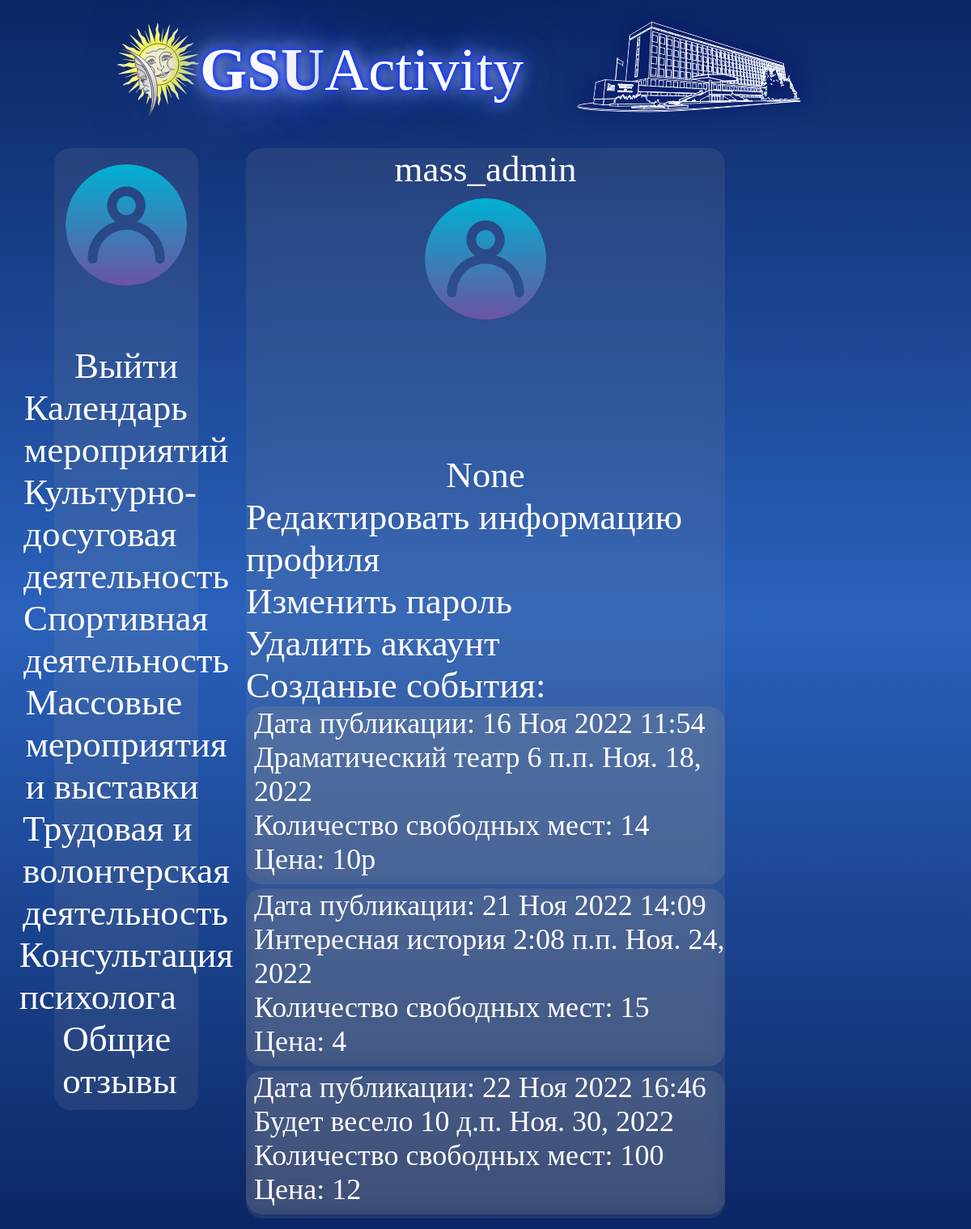
The app's page /accounts/profile/ (signed in), older data.
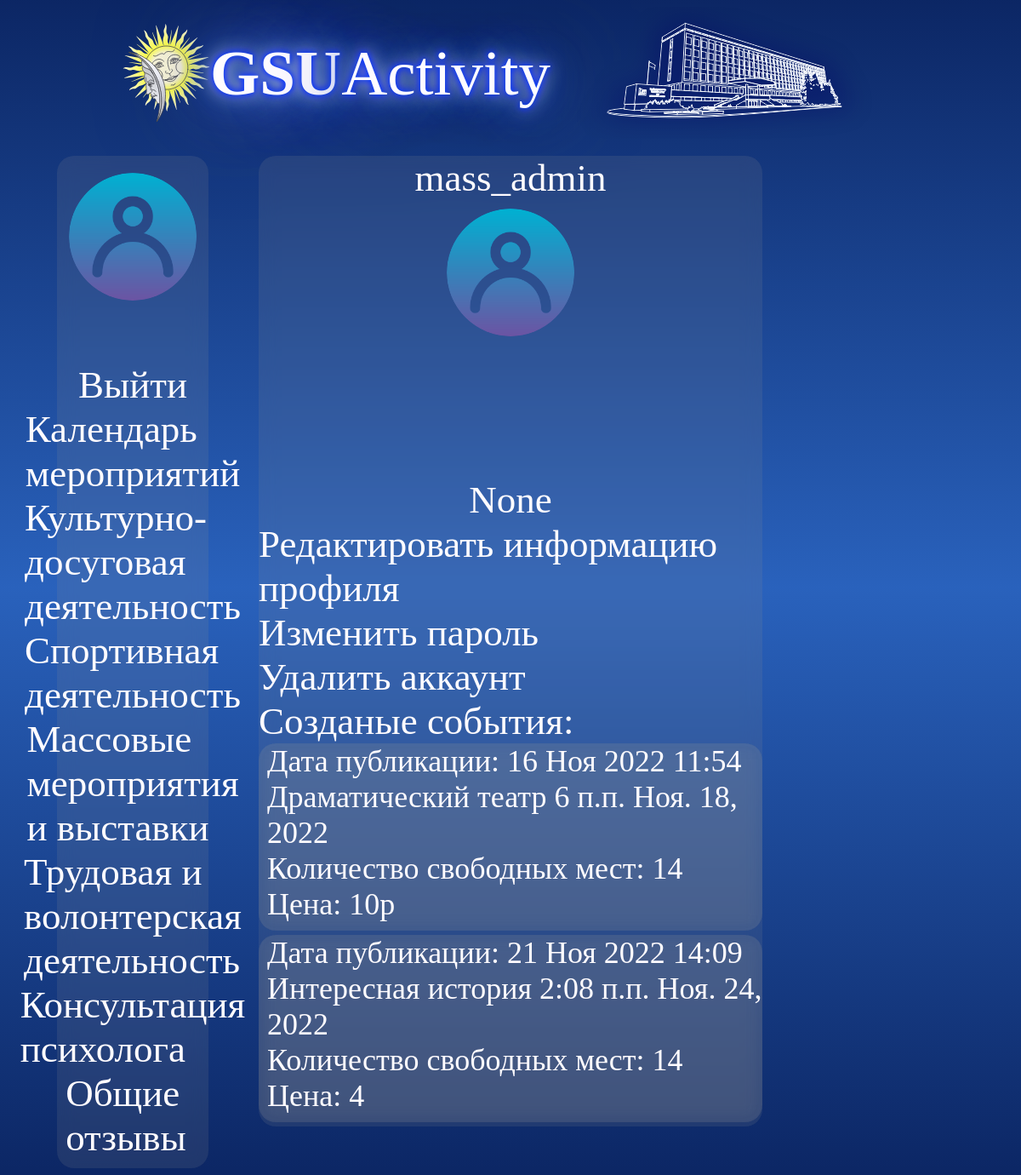
The same page, newer data.
### news/models.py (models this page shows, shortened)
class AdvUser(AbstractUser):
    fac = (
        ('bio','Биологический факультет'),
        ('geo','Геолого-географический факультет'),
        ('ist','Факультет истории и межкультурных коммуникаций'),
        ('in','Факультет иностранных языков'),
        ('mat','Факультет математитики и ТП'),
        ('psi','Факультет психологии и педагогики'),
        ('fiz','Факультет физики и ИТ'),
        ('ffk','Факультет физической культуры'),
        ('fil','Филологический факультет'),
        ('eko','Экономический факультет'),
        ('yr','Юридичесий факультет'),
        )
    is_activated = models.BooleanField(default=True, db_index=True,verbose_name='Прошел активацию?')
    avatar = models.ImageField(null=True, blank=True, upload_to="image/profile/")
    phone_num = models.CharField(unique = True, null = True, blank = False, max_length=13)
    faculty = models.CharField(null = True, blank =False,choices=fac,max_length=50)
    group = models.CharField(null = True, blank = False,max_length=10)
    class Meta(AbstractUser.Meta):
        pass

class Post(models.Model):
    tag = (
        ('cult','Культурно-досуговая деятельность'),
        ('sport','Спортивная деятельность'),
        ('mass','Массовые мероприятия и выставки'),
        ('trud','Трудовая и волонтерская деятельность'),
        )
    name = models.CharField(null=True, blank=False,max_length=100)
    content = models.TextField(null=True, blank=False)
    image = models.ImageField(upload_to='image/%Y/%m/%d/', blank=True, null=True)
    file = models.FileField(upload_to='files/%Y/%m/%d/', blank=True, null=True)
    video = models.FileField(upload_to='video/%Y/%m/%d/', blank=True, null=True)
    audio = models.FileField(upload_to='audio/%Y/%m/%d/', blank=True, null=True)
    author = models.ForeignKey(AdvUser, on_delete=models.CASCADE, null=True)
    pubdate = models.DateTimeField(auto_now_add=True, db_index=True, verbose_name='Publication date')
    eventtime = models.TimeField(db_index=True,null=True,blank=False)
    eventdate = models.DateField(db_index=True,null=True,blank=False)
    stoim = models.CharField(null = True, blank = False, max_length=10)
    mesta = models.IntegerField(null = True, blank = False,default=2,validators=[MinValueValidator(0)])
    tags = models.CharField( blank = False,choices=tag, max_length=50)
    zapisi = models.ManyToManyField(AdvUser, related_name='Записаные',blank=True)
    class Meta:
        verbose_name_plural = 'События'
        verbose_name = 'Событие'
        ordering = ['eventdate']

### news/views.py (the view)
# urls.py: path('accounts/profile/', profile, name='profile'),
@login_required
def profile(request):
    posts = Post.objects.filter(zapisi=request.user.id)
    vists = Vist.objects.filter(zapisi=request.user.id)
    your_posts = Post.objects.filter(author=request.user.pk)
    a = date.today()
    b = a + timedelta(days=1)
    return render(request, 'news/profile.html', {'vists': vists,'posts': posts,'your_posts':your_posts,'a':a,'b':b})

### news/templates/news/profile.html (shortened to what this page needs)
{% extends "layout/basic.html" %}
{% block content %}
<div class="profile">
	{{user.username }}
	{% if user.avatar %}
      <img class="avatar" src="{{ user.avatar.url }}"><br><br>
    {% else %}
      <img class="avatar" src="\static\news\user.png"><br><br>
    {% endif %}
	{{user.first_name}} {{user.last_name}}<br>
	{{user.phone_num}}<br>
	<div>
		<a href="{% url 'news:profile_change' %}"  class="link">Редактировать информацию профиля</a><br>
		<a href="{% url 'news:password_change' %}"  class="link">Изменить пароль</a><br>
		<a href="{% url 'news:profile_delete' %}"  class="link">Удалить аккаунт</a><br>
		{% if user.is_superuser == 1 %}
		Созданые события:<br>
		<div>
			{% if your_posts %}
			{% for post in your_posts %}
				<div class="post">
						<div class="post-content">
							Дата публикации: {{ post.pubdate|date:"d M Y H:i" }}<br>
							{{ post.content}}  {{ post.eventtime }} {{ post.eventdate }}<br>
							Количество свободных мест: {{ post.mesta }}<br>
							Цена: {{ post.stoim }}<br>
						</div>
					</div>
			{% endfor %}
			{% endif %}
		</div>
		{% endif %}
	</div>
</div>
{% endblock %}

### news/templates/layout/basic.html (shortened to what this page needs)
{% load static %}
<!DOCTYPE html>
<html>
<head>
	<link rel="stylesheet" type="text/css" href="{% static 'news/style.css' %}">
</head>
<body>
	<header>
		<img src="\static\news\logo.svg"><a href="{% url 'news:index' %} " class="link"><strong>GSU</strong>Activity</a><img src="\static\news\building.png">
	</header>
		<div class="content">
			<nav class="nav">
				<div class="nav-a">
					{% if user.is_authenticated %}
					<a href="{% url 'news:profile' %}" class="link">
						{% if user.avatar %}
      						<img class="avatar" src="{{ user.avatar.url }}"><br><br>
    					{% else %}
      						<img class="avatar" src="\static\news\user.png"><br><br>
    					{% endif %}
			    	</a>
					<a href="{% url 'news:logout' %}" class="link">Выйти</a>
					{% else %}
					<a href="{% url 'news:login' %}" class="link">Войти</a>
					<a href="{% url 'news:register' %}" class="link">Регистрация</a>
					{% endif %}
					<a href="{% url 'news:index' %}" class="link">Календарь мероприятий</a>
					<a href="{% url 'news:cult' %}" class="link">Культурно-досуговая деятельность</a>
					<a href="{% url 'news:sport' %}" class="link">Спортивная деятельность</a>
					<a href="{% url 'news:mass' %}" class="link">Массовые мероприятия и выставки</a>
					<a href="{% url 'news:trud' %}" class="link">Трудовая и волонтерская деятельность</a>
					<a href="{% url 'news:consult' %}" class="link">Консультация психолога</a>
					<a href="{% url 'news:otz' %}" class="link">Общие отзывы</a>
				</div>
			</nav>
			<section>
				{% block content %}
				{% endblock %}
			</section>
		</div>
</body>
</html>

### news/static/news/style.css (style rules this page uses)
body { font-size: 150px; background: hsla(222, 79%, 22%, 1); background: linear-gradient(90deg, hsla(222, 79%, 22%, 1) 0%, hsla(217, 64%, 45%, 1) 50%, hsla(222, 79%, 22%, 1) 100%); background: -moz-linear-gradient(90deg, hsla(222, 79%, 22%, 1) 0%, hsla(217, 64%, 45%, 1) 50%, hsla(222, 79%, 22%, 1) 100%); background: -webkit-linear-gradient(90deg, hsla(222, 79%, 22%, 1) 0%, hsla(217, 64%, 45%, 1) 50%, hsla(222, 79%, 22%, 1) 100%); filter: progid: DXImageTransform.Microsoft.gradient( startColorstr="#0C2766", endColorstr="#2961BC", GradientType=1 ); background-attachment: fixed; background-size: cover; }
header { display: flex; justify-content: center; align-items: center; font-size: 50%; color: #fffcff; text-shadow: 0 0 7px #004bff, 0 0 10px #1400ff, 0 0 21px #fff, 0 0 42px #0158ff, 0 0 82px #0437ff, 0 0 92px #f7ff00, 0 0 102px #0028ff, 0 0 151px #3352ff; }
.content { display: flex; flex-direction: row; margin-top: 20px; color: #fffcff; }
.nav { font-size: 30%; width: 25%; }
.nav-a { display: flex; backdrop-filter: blur(10px); background: rgba(150, 150, 150, 0.15); flex-direction: column; align-items: center; padding: 10px 10px 10px; margin-right: 20%; margin-left: 20%; border-radius: 20px; }
section { display: flex; flex-direction: column; width: 50%; font-size: 30%; }
.post { margin-bottom: 5px; border-radius: 20px; backdrop-filter: blur(10px); background: rgba(150, 150, 150, 0.15); font-size: 80%; }
.avatar { width: 150px; height: 150px; border-radius: 50%; padding: 10px; }
.post-content { padding: 0 0 10px 10px; }
.link { text-decoration: none; color: #fffcff; }
.profile { margin-bottom: 5px; border-radius: 20px; backdrop-filter: blur(10px); background: rgba(150, 150, 150, 0.15); font-size: 100%; display: flex; align-items: center; flex-direction: column; }

Row changes from the older to the newer data that the page shows:
removed Post: pubdate "22 Ноя 2022 16:46", content "Будет весело", eventtime "10 д.п.", eventdate "Ноя. 30, 2022", mesta "100", stoim "12"
changed Post "21 Ноя 2022 14:09": mesta "15" → "14"
